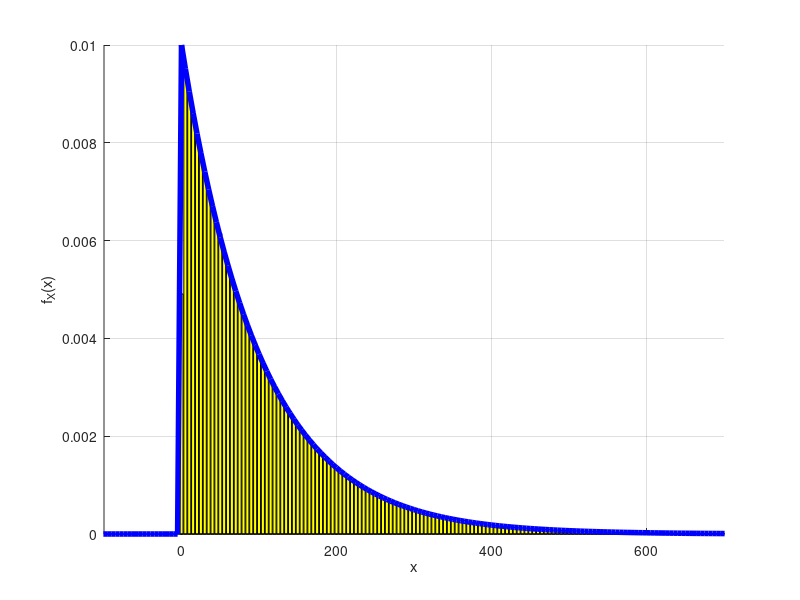

The MATLAB source for this figure:
clear all; close all; clc;

% pkg load statistics;

N = 1000000; % numero de realizacoes
beta = 100; % potencia media (mW)

X = exprnd(beta, 1,  N);

dx = 5;
% vetor que vai de -100 a 800 em passos de 5
x = -200 : dx : 800;

% .* => multiplicacao ponto a ponto entre vetores de mesmo tamanho
pdfX_teo = (1/beta) * exp(-x/beta) .* (x>=0)
pdfX_sim = hist(X, x)/(N*dx);

% PMF(discreto): hist/N
% PDF(contínuo): hist/(N*dx)
% CDF (Dist. Cumulativa): 

figure; hold on; grid on;
bar(x, pdfX_sim, 'y');
plot(x, pdfX_teo, 'b', 'LineWidth', 4);
xlim([-100, 700]);
xlabel('x'); ylabel('f_X(x)');

x0 = 10 %limiar  [mW]
Pr_teo = 1-exp(-x0/beta)
Pr_sim = mean(X <= x0)